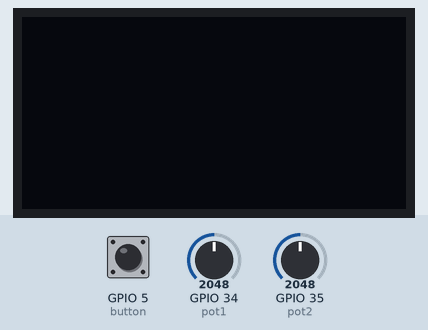
The program below on a simulated ESP32 board running MicroPython. On the bench: 128×64 one-colour display. Inputs (shaded band) come from the test bench; at power-on: GPIO 34 (pot1) = 2048, GPIO 35 (pot2) = 2048, GPIO 5 (button) HIGH (analog values on the 0–4095 scale). Library files of the repository ran but are not shown: ssd1306.py.

Above: at 1.2 s.
1.3 s: GPIO 34 (pot1) set to 2866
At 1.7 s:
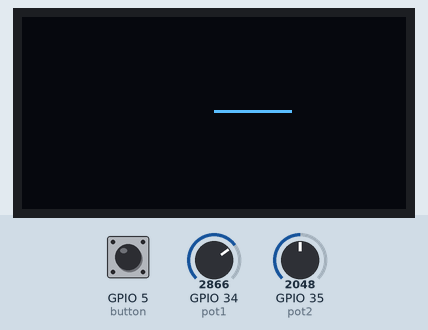
2.8 s: GPIO 35 (pot2) set to 2866
4.3 s: GPIO 34 (pot1) set to 3603
At 5.2 s:
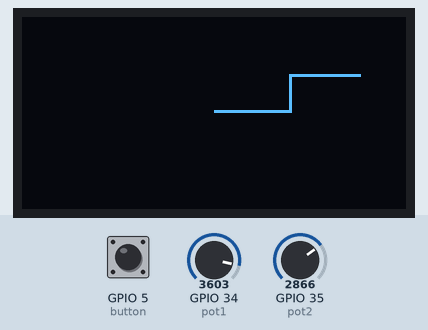
5.8 s: GPIO 35 (pot2) set to 3603
7.3 s: GPIO 34 (pot1) set to 4095
At 8.7 s:
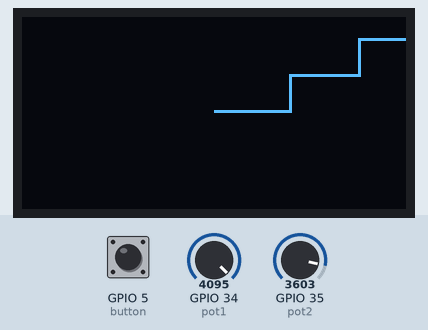
Timing chart, 0 to 9.8 s (numbered marks = the images above; inputs shaded):
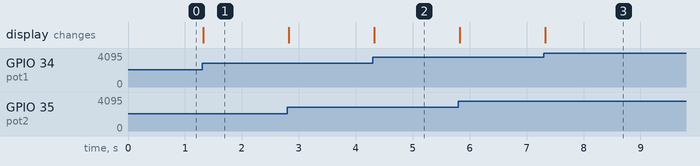

The program:

drawing_project.py
```python
import machine
import time
import ssd1306

# machine pin variables
BUTTON_PIN = 5
POT_PIN1 = 34
POT_PIN2 = 35
SCL_PIN = 22
SDA_PIN = 21

# button set up
button = machine.Pin(BUTTON_PIN, machine.Pin.IN, machine.Pin.PULL_UP)
buttonCounter = 0

def th(timer): # callback function for the timer (for debouncing buttons)
    global buttonCounter
    if buttonCounter == 0:
        buttonCounter += 1

timer = machine.Timer(-1)
timer.init(period=250, mode=machine.Timer.PERIODIC, callback=th)

# display set up
oled_width = 128
oled_height = 64

i2c = machine.SoftI2C(scl=machine.Pin(SCL_PIN), sda=machine.Pin(SDA_PIN))
display = ssd1306.SSD1306_I2C(oled_width, oled_height, i2c)

# potentiometer set up
pot1 = machine.ADC(machine.Pin(POT_PIN1))
pot1.atten(machine.ADC.ATTN_11DB) # full range: 3.3V
pot1.width(machine.ADC.WIDTH_12BIT) # highest resolution, range: 0 to 4095

pot2 = machine.ADC(machine.Pin(POT_PIN2))
pot2.atten(machine.ADC.ATTN_11DB) # based on max voltage going through the pin
pot2.width(machine.ADC.WIDTH_12BIT) # affects resolution of data output

# logic related variables
xy_values = []

def update_pots():
# updates cursor's xy position based off potentiometers
# xy_values list consists of mini lists that each have one x and
# one y-coordinate
    global xy_values
    pot1_value = pot1.read()
    pot2_value = pot2.read()
    x_value = int(pot1_value * oled_width / 4095)
    y_value = int(oled_height - (pot2_value * oled_height / 4095))
    xy_values.append([x_value, y_value])
    if len(xy_values) > 5:
        xy_values.pop(0) # removes old data to save storage space

def check_button():
# clears the screen if button is pressed
    global buttonCounter
    if buttonCounter > 0:
        if button.value() == 0:
            buttonCounter -= 1
            display.fill(0)
            display.show()

update_pots()
while True:
    check_button()
    update_pots()
    if xy_values[-2] != xy_values[-1]:
        display.line(xy_values[-2][0], xy_values[-2][1],
                     xy_values[-1][0], xy_values[-1][1], 1)
        display.show()

    # (0,0) is the top left on the screen,
    # bottom left would be (0,64)
```

Measured:
- after the input at 1.3 s, the display: changes at once (image 1)
- after the input at 4.3 s, the display: changes at once (image 2)
- after the input at 7.3 s, the display: changes at once (image 3)
